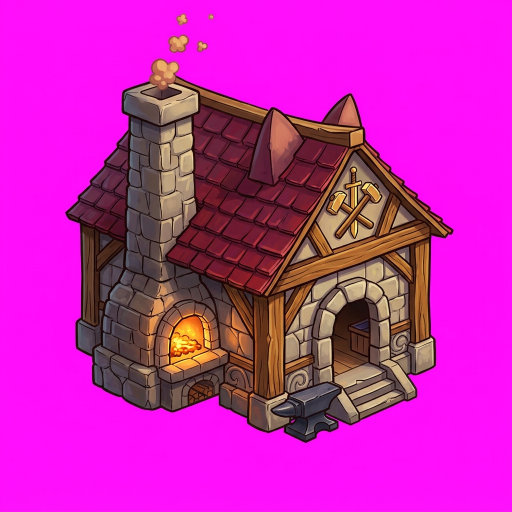
#> input picture src/assets/images/felingard_building_forge_1795643331551.jpg, 1024 x 1024 px (shown at 1/2 size)
$ python -i process_world_assets.py   (imports and definitions only)
#> lines starting #> are read from the running program, lines starting #| are printed output that depends on the picture
#!/usr/bin/env python3
"""
Pipeline PBR & Props Diorama pour *Les Chroniques de Félingard*.

Usage:
  uv run --with pillow --with numpy python scripts/process_world_assets.py textures
  uv run --with pillow --with numpy python scripts/process_world_assets.py props --raw-dir <dir>
  uv run --with pillow --with numpy python scripts/process_world_assets.py download-prop-materials --out-dir <dir>
"""

from __future__ import annotations

import argparse
import concurrent.futures
import io
import json
import math
import os
import urllib.request
import zipfile
from pathlib import Path

import numpy as np
from PIL import Image, ImageDraw, ImageFilter

REPO_ROOT = Path(__file__).resolve().parent.parent
TEXTURES_OUT = REPO_ROOT / "public" / "assets" / "textures"
PROPS_OUT = REPO_ROOT / "public" / "assets" / "props"
DEFAULT_CACHE = Path(
    r"C:\Users\hugos\.gemini\antigravity\brain\d08fb875-90d0-424e-846e-d1f51a6a3d31\scratch\pbr_raw"
)
DEFAULT_PROOFS = Path(
    r"C:\Users\hugos\.gemini\antigravity\brain\d08fb875-90d0-424e-846e-d1f51a6a3d31\scratch\proofs"
)

REQ_HEADERS = {"User-Agent": "Mozilla/5.0 (Windows NT 10.0; Win64; x64)"}


# =============================================================================
# Téléchargement CC0 (AmbientCG + PolyHaven)
# =============================================================================


# [82 lines left out: functions fetch_bytes, ensure_acg, ensure_ph, find_map, load_rgb, load_gray and 2 more, not called in this run]


# =============================================================================
# Utilitaires PBR / Normal Map / Sobel Périodique (100% Seamless)
# =============================================================================


def rgb_to_luma(rgb: np.ndarray) -> np.ndarray:
    return 0.2126 * rgb[..., 0] + 0.7152 * rgb[..., 1] + 0.0722 * rgb[..., 2]


# [59 lines left out: functions periodic_sobel_normal, decode_normal, encode_normal, blend_normals_rnm, scale_normal_strength, not called in this run]


def periodic_blur(arr: np.ndarray, radius: int) -> np.ndarray:
    """Flou gaussien périodique (sans artefact de bord)."""
    h, w = arr.shape[:2]
    pad = min(radius * 3 + 4, w // 4)
    if arr.ndim == 2:
        padded = np.pad(arr, ((pad, pad), (pad, pad)), mode="wrap")
        im = Image.fromarray(np.clip(padded * 255.0, 0, 255).astype(np.uint8), mode="L")
        im = im.filter(ImageFilter.GaussianBlur(radius=radius))
        out = np.asarray(im, dtype=np.float32) / 255.0
        return out[pad : pad + h, pad : pad + w]
    else:
        padded = np.pad(arr, ((pad, pad), (pad, pad), (0, 0)), mode="wrap")
        im = Image.fromarray(np.clip(padded * 255.0, 0, 255).astype(np.uint8), mode="RGB")
        im = im.filter(ImageFilter.GaussianBlur(radius=radius))
        out = np.asarray(im, dtype=np.float32) / 255.0
        return out[pad : pad + h, pad : pad + w, :]


def sharpen_seamless(rgb: np.ndarray, amount: float = 0.35, radius: int = 2) -> np.ndarray:
    blur = periodic_blur(rgb, radius)
    return np.clip(rgb + (rgb - blur) * amount, 0.0, 1.0)


# [22 lines left out: function periodic_fbm, not called in this run]


def adjust_saturation(rgb: np.ndarray, sat: float) -> np.ndarray:
    l = rgb_to_luma(rgb)[..., None]
    return np.clip(l + (rgb - l) * sat, 0.0, 1.0)


# [654 lines left out: functions grade_to_palette, build_basalt_flagstone_masks, build_all_textures, download_prop_materials, dilate_rgb_into_transparent, process_single_prop and 2 more, not called in this run]


# [2 lines not run here, left out]

>>> import cv2
>>> picture = cv2.imread('../src/assets/images/felingard_building_forge_1795643331551.jpg', cv2.IMREAD_GRAYSCALE)
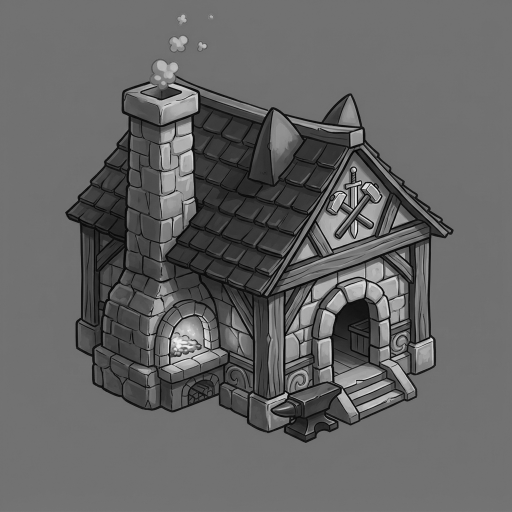
#> picture: shape (1024, 1024) (shown at 1/2 size); min 1, max 248, mean 100.9
>>> result = sharpen_seamless(picture)
#> in periodic_blur, `padded = np.pad(arr, ((pad, pad), (pad, pad)), mode="wrap")`:
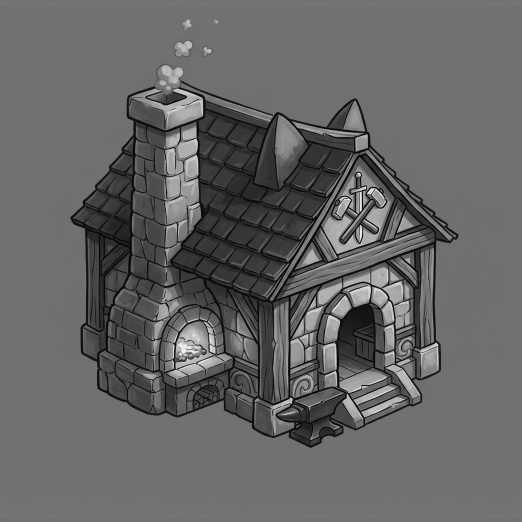
#> padded: shape (1044, 1044) (shown at 1/2 size); min 1, max 248, mean 101.4
#> in periodic_blur, `im = Image.fromarray(np.clip(padded * 255.0, 0, 255).astype(np.uint8),..`: im: PIL image 1044x1044 L; every value is 255
#> in periodic_blur, `out = np.asarray(im, dtype=np.float32) / 255.0`: out: shape (1044, 1044) float32; every value is 1
#> in periodic_blur, `return out[pad : pad + h, pad : pad + w]`: returned value: shape (1024, 1024) float32; every value is 1
